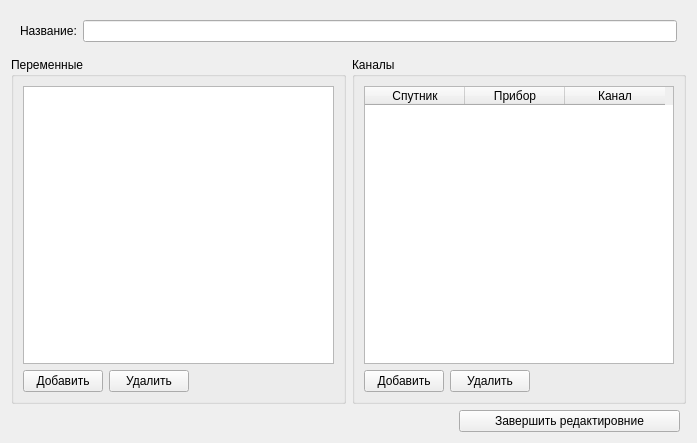
<?xml version="1.0" encoding="UTF-8"?>
<ui version="4.0">
 <class>VariableEditor</class>
 <widget class="QWidget" name="VariableEditor">
  <property name="geometry">
   <rect>
    <x>0</x>
    <y>0</y>
    <width>697</width>
    <height>443</height>
   </rect>
  </property>
  <property name="windowTitle">
   <string>Редактор аргументов</string>
  </property>
  <layout class="QVBoxLayout" name="verticalLayout">
   <item>
    <widget class="QWidget" name="nameWdg" native="true">
     <layout class="QHBoxLayout" name="nameLay">
      <item>
       <widget class="QLabel" name="nameLbl">
        <property name="text">
         <string>Название:</string>
        </property>
       </widget>
      </item>
      <item>
       <widget class="QLineEdit" name="nameEdt"/>
      </item>
     </layout>
    </widget>
   </item>
   <item>
    <layout class="QHBoxLayout" name="iContentHbox">
     <item>
      <widget class="QGroupBox" name="iVarGbox">
       <property name="title">
        <string>Переменные</string>
       </property>
       <layout class="QVBoxLayout" name="ivarsVbox">
        <item>
         <widget class="QListWidget" name="varLst">
          <property name="editTriggers">
           <set>QAbstractItemView::NoEditTriggers</set>
          </property>
          <property name="showDropIndicator" stdset="0">
           <bool>false</bool>
          </property>
          <property name="alternatingRowColors">
           <bool>true</bool>
          </property>
         </widget>
        </item>
        <item>
         <layout class="QHBoxLayout" name="iVarControlsHbox">
          <item>
           <widget class="QPushButton" name="addVarBtn">
            <property name="text">
             <string>Добавить</string>
            </property>
           </widget>
          </item>
          <item>
           <widget class="QPushButton" name="removeVarBtn">
            <property name="text">
             <string>Удалить</string>
            </property>
           </widget>
          </item>
          <item>
           <spacer name="iVarControlsSpacer">
            <property name="orientation">
             <enum>Qt::Horizontal</enum>
            </property>
            <property name="sizeHint" stdset="0">
             <size>
              <width>40</width>
              <height>20</height>
             </size>
            </property>
           </spacer>
          </item>
         </layout>
        </item>
       </layout>
      </widget>
     </item>
     <item>
      <widget class="QGroupBox" name="iChGbox">
       <property name="title">
        <string>Каналы</string>
       </property>
       <layout class="QVBoxLayout" name="iChVbox">
        <item>
         <widget class="QTableWidget" name="chTbl">
          <property name="editTriggers">
           <set>QAbstractItemView::NoEditTriggers</set>
          </property>
          <property name="tabKeyNavigation">
           <bool>false</bool>
          </property>
          <property name="showDropIndicator" stdset="0">
           <bool>false</bool>
          </property>
          <property name="dragDropOverwriteMode">
           <bool>false</bool>
          </property>
          <property name="alternatingRowColors">
           <bool>true</bool>
          </property>
          <property name="selectionBehavior">
           <enum>QAbstractItemView::SelectRows</enum>
          </property>
          <attribute name="verticalHeaderVisible">
           <bool>false</bool>
          </attribute>
          <column>
           <property name="text">
            <string>Спутник</string>
           </property>
          </column>
          <column>
           <property name="text">
            <string>Прибор</string>
           </property>
          </column>
          <column>
           <property name="text">
            <string>Канал</string>
           </property>
          </column>
         </widget>
        </item>
        <item>
         <layout class="QHBoxLayout" name="iChControlsHbox">
          <item>
           <widget class="QPushButton" name="addChBtn">
            <property name="text">
             <string>Добавить</string>
            </property>
           </widget>
          </item>
          <item>
           <widget class="QPushButton" name="removeChBtn">
            <property name="text">
             <string>Удалить</string>
            </property>
           </widget>
          </item>
          <item>
           <spacer name="iChControlsSpacer">
            <property name="orientation">
             <enum>Qt::Horizontal</enum>
            </property>
            <property name="sizeHint" stdset="0">
             <size>
              <width>40</width>
              <height>20</height>
             </size>
            </property>
           </spacer>
          </item>
         </layout>
        </item>
       </layout>
      </widget>
     </item>
    </layout>
   </item>
   <item>
    <layout class="QHBoxLayout" name="iControlsHbox" stretch="2,1">
     <property name="leftMargin">
      <number>6</number>
     </property>
     <property name="rightMargin">
      <number>6</number>
     </property>
     <item>
      <spacer name="iControlsSpacer">
       <property name="orientation">
        <enum>Qt::Horizontal</enum>
       </property>
       <property name="sizeHint" stdset="0">
        <size>
         <width>40</width>
         <height>20</height>
        </size>
       </property>
      </spacer>
     </item>
     <item>
      <widget class="QPushButton" name="completeBtn">
       <property name="minimumSize">
        <size>
         <width>200</width>
         <height>0</height>
        </size>
       </property>
       <property name="text">
        <string>Завершить редактировние</string>
       </property>
      </widget>
     </item>
    </layout>
   </item>
  </layout>
 </widget>
 <tabstops>
  <tabstop>nameEdt</tabstop>
  <tabstop>varLst</tabstop>
  <tabstop>addVarBtn</tabstop>
  <tabstop>removeVarBtn</tabstop>
  <tabstop>chTbl</tabstop>
  <tabstop>addChBtn</tabstop>
  <tabstop>removeChBtn</tabstop>
  <tabstop>completeBtn</tabstop>
 </tabstops>
 <resources/>
 <connections/>
</ui>
